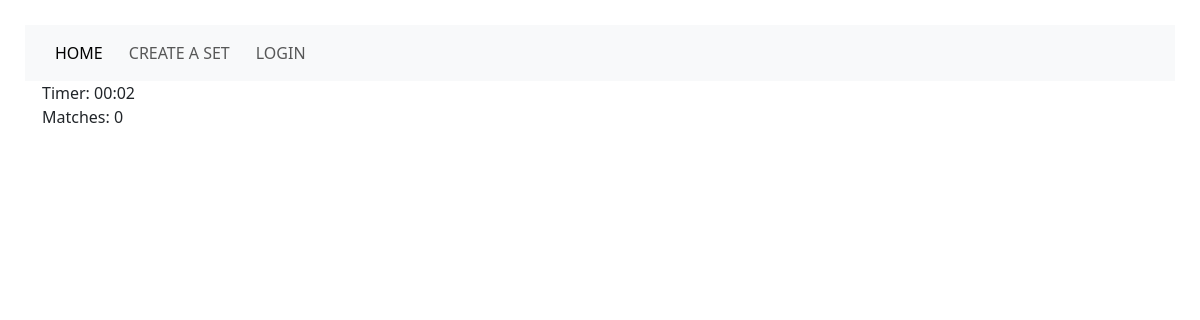
Before: /match/9 with the older database file.
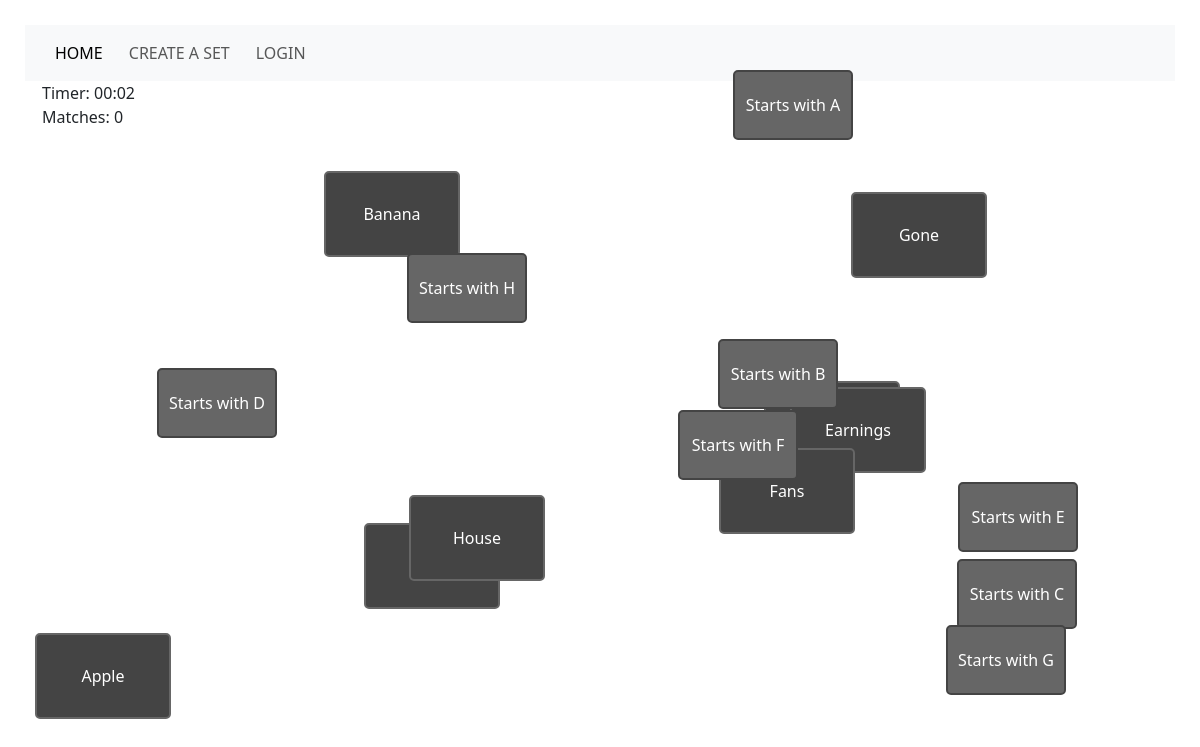
After: the same page with the newer database file.
### app.py (models this page shows)
class Term(db.Model):
    id = db.Column(db.Integer, primary_key=True)
    term = db.Column(db.String(255), nullable=False)
    definition = db.Column(db.String(255), nullable=False)
    set_id = db.Column(db.Integer, db.ForeignKey('set.id'), nullable=False)

### app.py (the view)
@app.route('/match/<int:set_id>', methods=['GET', 'POST'])
def match(set_id: int) -> str:
    print("Inside match route")
    raw_set_data: List[Term] = Term.query.filter_by(set_id=set_id).all()
    if len(raw_set_data) > 8:
        set_data = random.sample(raw_set_data, 8)
    else:
        set_data = raw_set_data
    return render_template('match_main.html', set_data=set_data)

### templates/match_main.html (shortened to what this page needs)
{% extends "base.html" %}
{% block content %}
<body>
    <div id="timer">Timer: <span id="timer-display">00:00</span></div>
    <div id="counter">Matches: <span id="match-counter">0</span></div>
    <section class="draggable-elements">
        {% for term in set_data %}
            <div class="draggable-box" data-draggable-id="{{ term.id }}" draggable="true" ondragstart="drag(event)" alt="{{ term.term }}">{{ term.term }}</div>
        {% endfor %}
    </section>
    <section class="droppable-elements">
        {% for term in set_data %}
            <div class="droppable-box" data-draggable-id="{{ term.id }}" ondragover="allowDrop(event)" ondrop="drop(event)"><span>{{ term.definition }}</span></div>
        {% endfor %}
    </section>
</body>
{% endblock %}

Changed rows visible on the page:
now on this page (row edited): Term: term "Apple", definition "Starts with A"
now on this page (row edited): Term: term "Banana", definition "Starts with B"
now on this page (row edited): Term: term "Earnings", definition "Starts with E"
now on this page (row edited): Term: term "Fans", definition "Starts with F"
now on this page (row edited): Term: term "Gone", definition "Starts with G"
now on this page (row edited): Term: term "House", definition "Starts with H"
now on this page (row edited): Term: definition "Starts with C"
now on this page (row edited): Term: definition "Starts with D"
